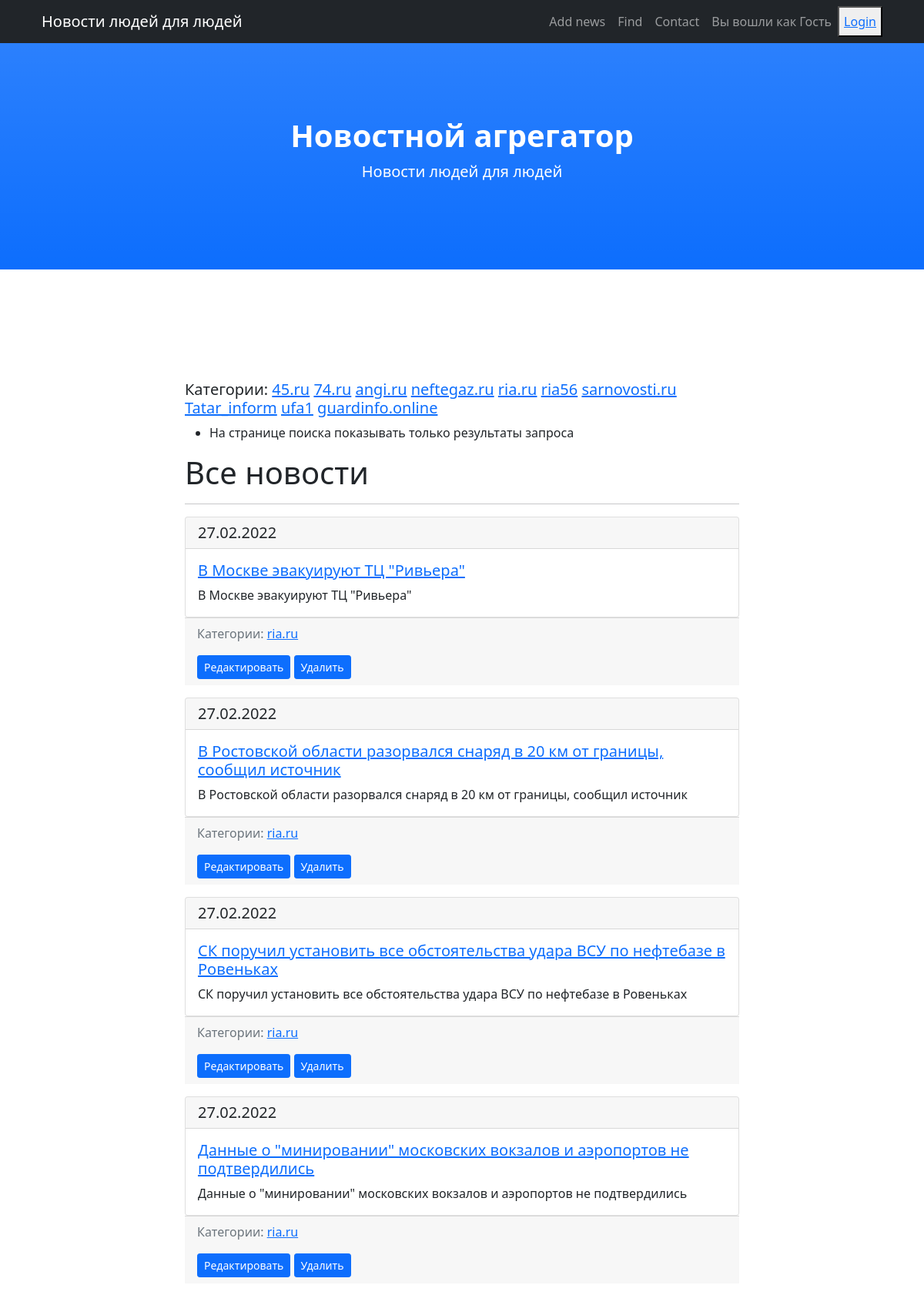
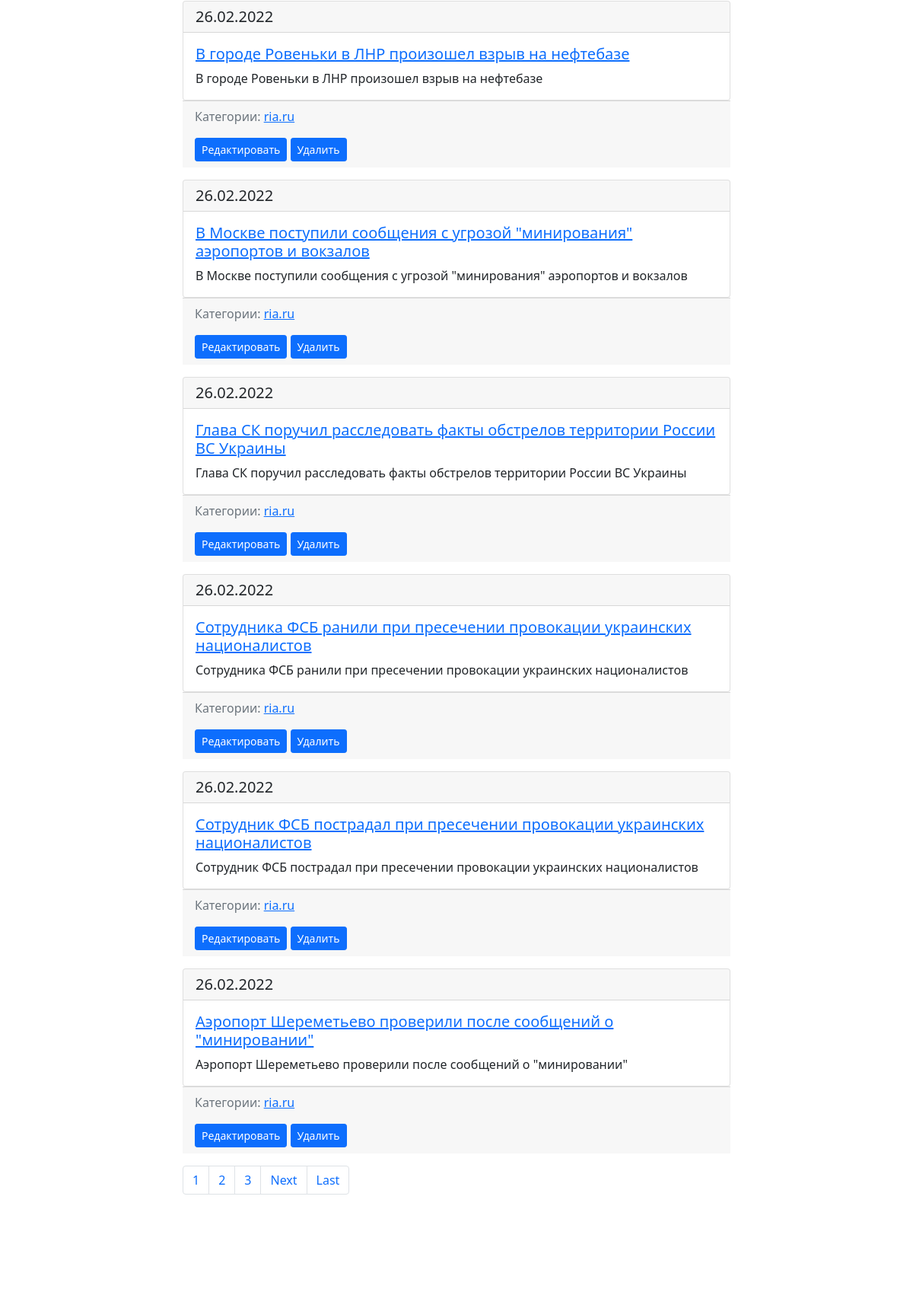
Page /news/ (upper part) on the committed database (2 pictures, top to bottom).
### news/models.py (models this page shows, shortened)
class Category(models.Model):
    name_cat = models.CharField(max_length=62, unique=True, verbose_name='Название категории')
    subscribers = models.ManyToManyField(User, through='CategorySubscribers')
    def __str__(self):
        return f'{self.name_cat}'
    class Meta:
        verbose_name = 'Категория'
        verbose_name_plural = 'Категории'
    def get_absolute_url(self):
        return f'category/{self.pk}'

class Post(models.Model):
    article = 'Article'
    news = 'News'
    choice = [
        (article, 'Статья'),
        (news, 'Новость')
    ]
    author = models.ForeignKey('Author', on_delete=models.CASCADE, verbose_name='Автор')  # , related_name='posts')
    choices = models.CharField(max_length=7, choices=choice, default=article, verbose_name='Тип')
    date_time = models.DateTimeField(auto_now_add=True, verbose_name='Дата')  # (blank=True, null=True)
    category = models.ManyToManyField('Category', through='PostCategory')
    title = models.CharField(max_length=255, unique=True, verbose_name='Заголовок')
    text = models.TextField(max_length=255, verbose_name='Текст новости')
    rating = models.IntegerField(default=0, verbose_name='Рейтинг')
    url = models.URLField(verbose_name='Адрес')
    class Meta:
        verbose_name = 'Пост'
        verbose_name_plural = 'Посты'

### news/views.py (the view)
# urls.py: path('', cache_page(60)(NewsList.as_view()), name='news_list'),
class NewsList(ListView):
    model = Post
    template_name = 'news/posts.html'
    context_object_name = 'posts'
    queryset = Post.objects.order_by('-date_time')
    paginate_by = 10
    def get_context_data(self, **kwargs):
        context = super().get_context_data(**kwargs)
        context['category'] = Category.objects.all()
        context['is_author'] = self.request.user.groups.filter(name='authors').exists()
        return context

### news/templatetags/custom_filters.py (called while the page is built)
@register.filter(name='bad_word')
def bad_word(value):
    lst = ['жопа', 'тварь', 'сволочь', 'твари']
    value = value.split()
    for el in value:
        if el.lower() in lst:
            value.remove(el)
    return ' '.join(value)

### news/templates/news/posts.html (shortened to what this page needs)
{% extends 'default.html' %}
{% load custom_filters %}
{% block navigation %}
    <li class="nav-item"><a class="nav-link" href="{% url 'search' %}">Find</a></li>
{% endblock navigation %}
{% block content %}
{% load cache %}
{% cache 60 category %}
<h5>Категории:
{% for cat in category %}
    <a href="{% url 'category_list' cat.id %}">{{ cat.name_cat }}</a>
{% endfor %}</h5>
{% endcache %}
<ul>
    <li>На странице поиска показывать только результаты запроса</li>
</ul>
    <h1>Все новости</h1>
    <hr>
{% if posts %}
{% for post in posts %}
<div class="card">
    <h5 class="card-header">{{ post.date_time|date:'d.m.Y'}}</h5>
    <div class="card-body">
        <h5 class="card-title"><a href="{% url 'news_detail' post.id %}">{{ post.title | bad_word }}</a></h5>
        <p class="card-text">{{ post.text | truncatewords:20 | bad_word }}</p>
    </div>
</div>
<div class="card-footer mb-3 text-muted">
    <p>Категории: {% for cat in post.category.all %}
        <a href="{{ cat.get_absolute_url }}">{{ cat }}</a>
        {% endfor %}</p>
    <a class="btn btn-primary btn-sm" href="{% url 'update_post' post.id %}" role="button">Редактировать</a>
    <a class="btn btn-primary btn-sm" href="{% url 'delete_post' post.id %}" role="button">Удалить</a>
</div>
{% endfor %}
{% else %}
<p>Новостей нет</p>
{% endif %}
{% endblock content %}

### rows in the picture
Category: name_cat "45.ru"
Category: name_cat "74.ru"
Category: name_cat "angi.ru"
Category: name_cat "neftegaz.ru"
Category: name_cat "ria.ru"
Category: name_cat "ria56"
Category: name_cat "sarnovosti.ru"
Category: name_cat "Tatar_inform"
Category: name_cat "ufa1"
Category: name_cat "guardinfo.online"
Post: date_time "27.02.2022", title|bad_word "В Москве эвакуируют ТЦ \"Ривьера\"", text|bad_word "В Москве эвакуируют ТЦ \"Ривьера\""
Post: date_time "27.02.2022", title|bad_word "В Ростовской области разорвался снаряд в 20 км от границы, сообщил источник", text|bad_word "В Ростовской области разорвался снаряд в 20 км от границы, сообщил источник"
Post: date_time "27.02.2022", title|bad_word "СК поручил установить все обстоятельства удара ВСУ по нефтебазе в Ровеньках", text|bad_word "СК поручил установить все обстоятельства удара ВСУ по нефтебазе в Ровеньках"
Post: date_time "27.02.2022", title|bad_word "Данные о \"минировании\" московских вокзалов и аэропортов не подтвердились", text|bad_word "Данные о \"минировании\" московских вокзалов и аэропортов не подтвердились"
Post: date_time "26.02.2022", title|bad_word "В городе Ровеньки в ЛНР произошел взрыв на нефтебазе", text|bad_word "В городе Ровеньки в ЛНР произошел взрыв на нефтебазе"
Post: date_time "26.02.2022", title|bad_word "В Москве поступили сообщения с угрозой \"минирования\" аэропортов и вокзалов", text|bad_word "В Москве поступили сообщения с угрозой \"минирования\" аэропортов и вокзалов"
Post: date_time "26.02.2022", title|bad_word "Глава СК поручил расследовать факты обстрелов территории России ВС Украины", text|bad_word "Глава СК поручил расследовать факты обстрелов территории России ВС Украины"
Post: date_time "26.02.2022", title|bad_word "Сотрудника ФСБ ранили при пресечении провокации украинских националистов", text|bad_word "Сотрудника ФСБ ранили при пресечении провокации украинских националистов"
Post: date_time "26.02.2022", title|bad_word "Сотрудник ФСБ пострадал при пресечении провокации украинских националистов", text|bad_word "Сотрудник ФСБ пострадал при пресечении провокации украинских националистов"
Post: date_time "26.02.2022", title|bad_word "Аэропорт Шереметьево проверили после сообщений о \"минировании\"", text|bad_word "Аэропорт Шереметьево проверили после сообщений о \"минировании\""

### other values in the picture
{{ num }} "1"
{{ num }} "2" "3"
